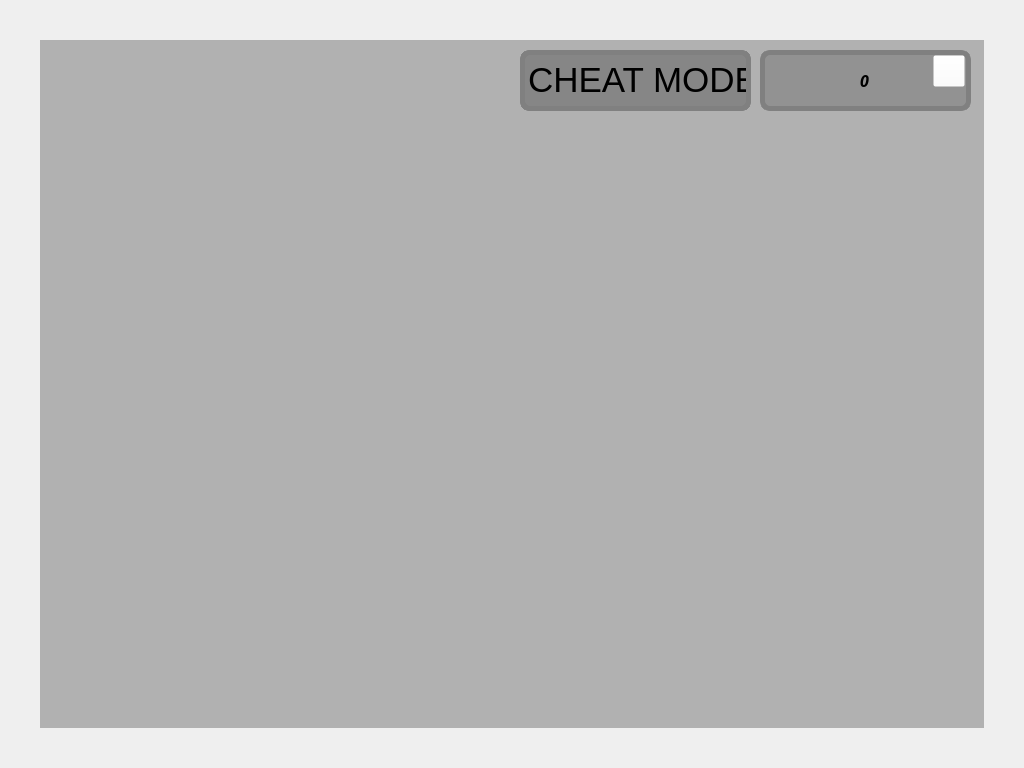
<?xml version="1.0" encoding="UTF-8"?>
<ui version="4.0">
 <class>MainWidget</class>
 <widget class="QWidget" name="MainWidget">
  <property name="geometry">
   <rect>
    <x>0</x>
    <y>0</y>
    <width>1024</width>
    <height>768</height>
   </rect>
  </property>
  <property name="windowTitle">
   <string>Platforms and Pictographs</string>
  </property>
  <widget class="QWidget" name="worldWidget" native="true">
   <property name="geometry">
    <rect>
     <x>40</x>
     <y>40</y>
     <width>944</width>
     <height>688</height>
    </rect>
   </property>
   <widget class="QLabel" name="lblBackground">
    <property name="geometry">
     <rect>
      <x>0</x>
      <y>0</y>
      <width>944</width>
      <height>688</height>
     </rect>
    </property>
    <property name="styleSheet">
     <string notr="true">background-color: rgb(177, 177, 177);</string>
    </property>
    <property name="text">
     <string/>
    </property>
    <property name="scaledContents">
     <bool>true</bool>
    </property>
   </widget>
   <widget class="QLabel" name="lblScore">
    <property name="geometry">
     <rect>
      <x>820</x>
      <y>30</y>
      <width>61</width>
      <height>21</height>
     </rect>
    </property>
    <property name="font">
     <font>
      <family>Sawasdee</family>
      <pointsize>12</pointsize>
      <weight>75</weight>
      <italic>true</italic>
      <bold>true</bold>
     </font>
    </property>
    <property name="text">
     <string>0</string>
    </property>
   </widget>
   <widget class="QLabel" name="lblLife1">
    <property name="geometry">
     <rect>
      <x>790</x>
      <y>20</y>
      <width>31</width>
      <height>41</height>
     </rect>
    </property>
    <property name="text">
     <string/>
    </property>
    <property name="pixmap">
     <pixmap resource="resources.qrc">:/images/heart.png</pixmap>
    </property>
    <property name="scaledContents">
     <bool>true</bool>
    </property>
   </widget>
   <widget class="QLabel" name="lblLife2">
    <property name="geometry">
     <rect>
      <x>760</x>
      <y>20</y>
      <width>31</width>
      <height>41</height>
     </rect>
    </property>
    <property name="text">
     <string/>
    </property>
    <property name="pixmap">
     <pixmap resource="resources.qrc">:/images/heart.png</pixmap>
    </property>
    <property name="scaledContents">
     <bool>true</bool>
    </property>
   </widget>
   <widget class="QLabel" name="lblLife3">
    <property name="geometry">
     <rect>
      <x>730</x>
      <y>20</y>
      <width>31</width>
      <height>41</height>
     </rect>
    </property>
    <property name="text">
     <string/>
    </property>
    <property name="pixmap">
     <pixmap resource="resources.qrc">:/images/heart.png</pixmap>
    </property>
    <property name="scaledContents">
     <bool>true</bool>
    </property>
   </widget>
   <widget class="QLabel" name="lblTimeLeft">
    <property name="geometry">
     <rect>
      <x>40</x>
      <y>10</y>
      <width>61</width>
      <height>21</height>
     </rect>
    </property>
    <property name="font">
     <font>
      <family>Sawasdee</family>
      <pointsize>12</pointsize>
      <weight>75</weight>
      <italic>true</italic>
      <bold>true</bold>
     </font>
    </property>
    <property name="text">
     <string/>
    </property>
   </widget>
   <widget class="QPushButton" name="PBpause">
    <property name="geometry">
     <rect>
      <x>893</x>
      <y>15</y>
      <width>32</width>
      <height>32</height>
     </rect>
    </property>
    <property name="styleSheet">
     <string notr="true">background-color: rgba(255, 255, 255, 0);</string>
    </property>
    <property name="text">
     <string/>
    </property>
    <property name="icon">
     <iconset resource="resources.qrc">
      <normaloff>:/images/pause.png</normaloff>:/images/pause.png</iconset>
    </property>
    <property name="iconSize">
     <size>
      <width>32</width>
      <height>32</height>
     </size>
    </property>
    <property name="shortcut">
     <string>P</string>
    </property>
    <property name="default">
     <bool>false</bool>
    </property>
    <property name="flat">
     <bool>false</bool>
    </property>
   </widget>
   <widget class="QLabel" name="lblPowerScore">
    <property name="geometry">
     <rect>
      <x>660</x>
      <y>20</y>
      <width>41</width>
      <height>41</height>
     </rect>
    </property>
    <property name="text">
     <string/>
    </property>
    <property name="pixmap">
     <pixmap resource="resources.qrc">:/images/powerscore.png</pixmap>
    </property>
    <property name="scaledContents">
     <bool>true</bool>
    </property>
   </widget>
   <widget class="QLabel" name="lblPowerShield">
    <property name="geometry">
     <rect>
      <x>610</x>
      <y>20</y>
      <width>41</width>
      <height>41</height>
     </rect>
    </property>
    <property name="text">
     <string/>
    </property>
    <property name="pixmap">
     <pixmap resource="resources.qrc">:/images/powershield.png</pixmap>
    </property>
    <property name="scaledContents">
     <bool>true</bool>
    </property>
   </widget>
   <widget class="QLabel" name="lblPowerJump">
    <property name="geometry">
     <rect>
      <x>490</x>
      <y>20</y>
      <width>51</width>
      <height>41</height>
     </rect>
    </property>
    <property name="text">
     <string/>
    </property>
    <property name="pixmap">
     <pixmap resource="resources.qrc">:/images/powerjump.png</pixmap>
    </property>
    <property name="scaledContents">
     <bool>true</bool>
    </property>
   </widget>
   <widget class="QLabel" name="lblPowerSpeed">
    <property name="geometry">
     <rect>
      <x>550</x>
      <y>20</y>
      <width>51</width>
      <height>41</height>
     </rect>
    </property>
    <property name="text">
     <string/>
    </property>
    <property name="pixmap">
     <pixmap resource="resources.qrc">:/images/powerspeed.png</pixmap>
    </property>
    <property name="scaledContents">
     <bool>true</bool>
    </property>
   </widget>
   <widget class="QLabel" name="lblPowerups">
    <property name="geometry">
     <rect>
      <x>480</x>
      <y>10</y>
      <width>231</width>
      <height>61</height>
     </rect>
    </property>
    <property name="styleSheet">
     <string notr="true">border-width: 5px;
border-color: gray;
border-style: solid;
border-radius: 10px;
background-color: rgba(128, 128, 128, 160);</string>
    </property>
    <property name="text">
     <string/>
    </property>
    <property name="indent">
     <number>-4</number>
    </property>
   </widget>
   <widget class="QLabel" name="lblHealth">
    <property name="geometry">
     <rect>
      <x>720</x>
      <y>10</y>
      <width>211</width>
      <height>61</height>
     </rect>
    </property>
    <property name="styleSheet">
     <string notr="true">border-width: 5px;
border-color: gray;
border-style: solid;
border-radius: 10px;
background-color: rgba(128, 128, 128, 160);</string>
    </property>
    <property name="text">
     <string/>
    </property>
   </widget>
   <widget class="QLabel" name="lblCheat">
    <property name="geometry">
     <rect>
      <x>480</x>
      <y>10</y>
      <width>231</width>
      <height>61</height>
     </rect>
    </property>
    <property name="styleSheet">
     <string notr="true">border-width: 5px;
border-color: gray;
border-style: solid;
border-radius: 10px;
background-color: rgba(128, 128, 128, 160);</string>
    </property>
    <property name="text">
     <string>&lt;html&gt;&lt;head/&gt;&lt;body&gt;&lt;p align=&quot;center&quot;&gt;&lt;span style=&quot; font-size:26pt;&quot;&gt;CHEAT MODE&lt;/span&gt;&lt;/p&gt;&lt;/body&gt;&lt;/html&gt;</string>
    </property>
    <property name="indent">
     <number>-4</number>
    </property>
   </widget>
   <zorder>lblBackground</zorder>
   <zorder>lblTimeLeft</zorder>
   <zorder>lblPowerups</zorder>
   <zorder>lblPowerSpeed</zorder>
   <zorder>lblPowerJump</zorder>
   <zorder>lblPowerShield</zorder>
   <zorder>lblPowerScore</zorder>
   <zorder>lblHealth</zorder>
   <zorder>lblLife3</zorder>
   <zorder>lblLife2</zorder>
   <zorder>lblLife1</zorder>
   <zorder>lblScore</zorder>
   <zorder>PBpause</zorder>
   <zorder>lblCheat</zorder>
  </widget>
 </widget>
 <layoutdefault spacing="6" margin="11"/>
 <resources>
  <include location="resources.qrc"/>
 </resources>
 <connections/>
</ui>
